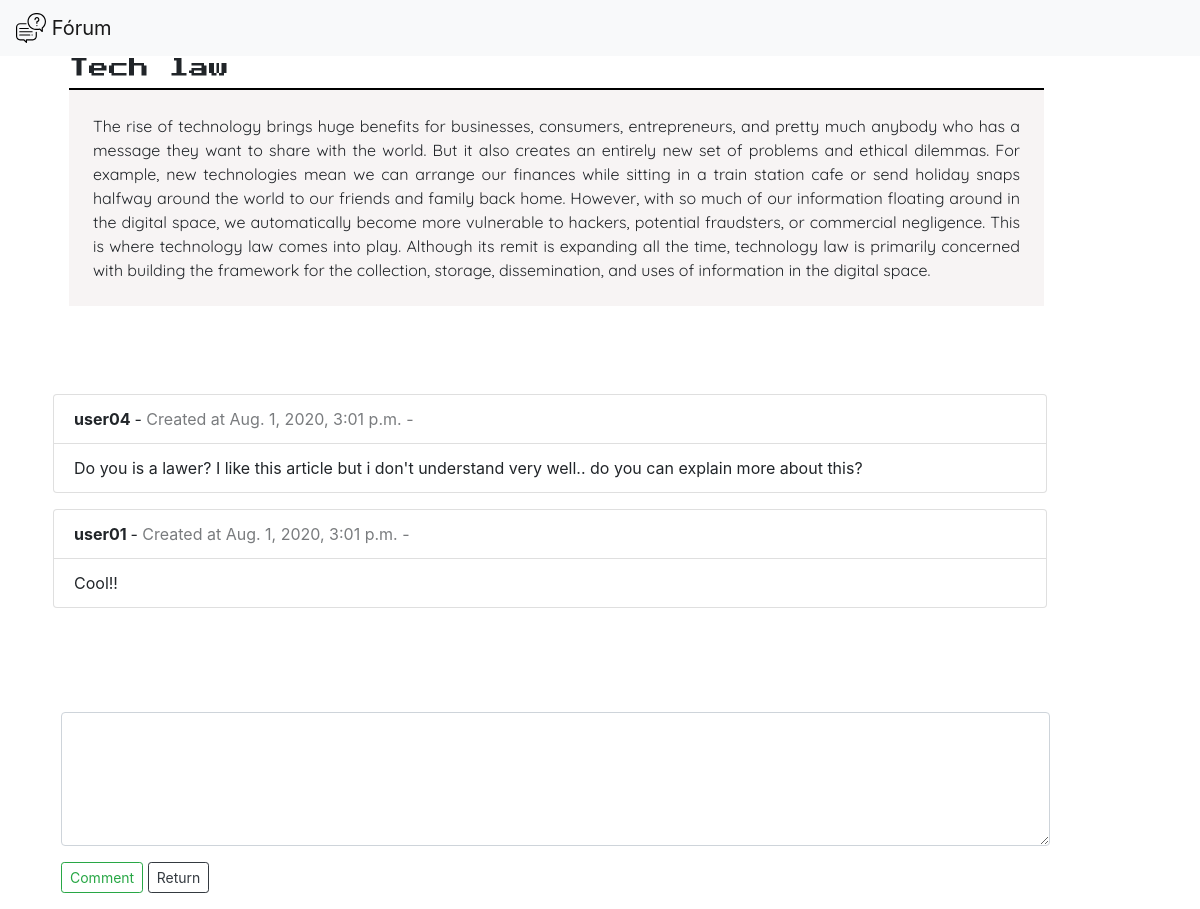
Screenshot of /interface/post/3 (signed in) with the database file from the repository.
### entries/models.py (models this page shows, shortened)
class Posts(models.Model):
    user = models.ForeignKey(settings.AUTH_USER_MODEL, on_delete=models.CASCADE)
    title = models.CharField(max_length=100, verbose_name='Título: ')
    text = models.TextField(verbose_name='Texto: ')
    countLike = models.IntegerField(verbose_name='Likes', default=0)
    countUnlike = models.IntegerField(verbose_name='Unlike', default=0)
    created_at = models.DateTimeField(verbose_name='Data de Criação', auto_now_add=True)

class Comment(models.Model):
    user = models.ForeignKey(settings.AUTH_USER_MODEL, on_delete=models.CASCADE)
    post = models.ForeignKey(Posts, on_delete=models.CASCADE)
    text = models.TextField()
    created_at = models.DateTimeField(verbose_name='Data de Criação', auto_now_add=True)

### interface/views.py (the view, shortened to what this page needs)
# urls.py: path('post/<int:item_id>', views.post, name='post'),
def post(request, item_id):
    item = Posts.objects.get(id=item_id)
    if request.method == 'GET':
        comment = Comment.objects.filter(post=item_id)
        return render(request, 'interface/view.html', {
            'item': item,
            'comment':comment
        })

### interface/templates/interface/view.html (shortened to what this page needs)
{% extends 'interface/layout.html' %}
{% block body %}
{% if user.is_authenticated %}
    <div class="container">
        <div class="content_view">
            <div class="title_view"><h5> {{ item.title }} </h5></div>
            <div class="text_view"> {{ item.text }} </div>
        </div>
        <div class="content_comments">
            {% for com in comment %}
                <ul class="list-group list_comment">
                    <li class="list-group-item">
                        <span style="font-weight: bold;">{{ com.user }} </span> - <span style="opacity: 0.6;">Created at {{ com.created_at }}  - &nbsp;
                    </li>
                    <li class="list-group-item">{{ com.text }}</li>
                </ul>
            {% endfor %}
        </div>
        <form class="form_comment" action="" method="post">
            <div class="form-group">
                <textarea name="comment" rows="5" class="form-control"></textarea>
            </div>
            <a href="#"><button class="btn btn-outline-success btn-sm" type="submit">Comment</button></a>
            <a href="{% url 'interface:welcome' %}"><button type="button" class="btn btn-outline-dark btn-sm">Return</button></a>
        </form>
    </div>
{% endif %}
{% endblock %}

### interface/static/interface/style.css (style rules this page uses)
* { padding: 0; margin: 0; box-sizing: border-box; }
a { color: black; }
.content_view { width: 90%; height: auto; padding-left: 3vh; }
.title_view { font-family: 'Press Start 2P', cursive; border-bottom: 2px solid black; }
.text_view { background-color: rgb(247, 244, 244); padding: 3vh; text-align: justify; font-family: 'Quicksand', sans-serif; }
.form_comment { padding: 2vh; margin-top: 10vh; width: 92%; }
.content_comments { margin-top: 10vh; }
.list_comment { width: 91%; padding: 1vh; }

### rows the page displays
Posts: title "Tech law", text "The rise of technology brings huge benefits for businesses, consumers, entrepreneurs, and pretty much anybody who has a message they want to share with the world. But it also creates an entirely new set of problems and ethical dilemmas. For example, new technologies mean we can arrange our finances while sitting in a train station cafe or send holiday snaps halfway around the world to our friends and family back home. However, with so much of our information floating around in the digital space, we automatically become more vulnerable to hackers, potential fraudsters, or commercial negligence. This is where technology law comes into play. Although its remit is expanding all the time,…"
Comment: user "user04", created_at "Aug. 1, 2020, 3:01 p.m.", text "Do you is a lawer? I like this article but i don't understand very well.. do you can explain more about this?"
Comment: user "user01", created_at "Aug. 1, 2020, 3:01 p.m.", text "Cool!!"
